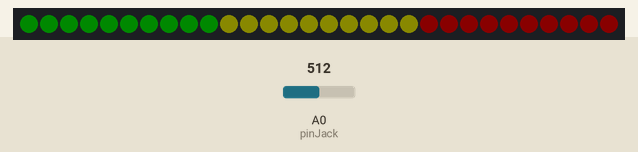
Recording of a sketch running on a simulated Arduino Uno, built with avr-gcc and run on an emulated ATmega328P. Parts: 30 RGB LEDs in strip order, left to right. The test bench sets the inputs (shaded band); at power-on: A0 (pinJack) = 512. Dim RGB values are drawn brighter than linear.

Above: at 1.2 s.
1.3 s: A0 (pinJack) set to 10
At 2.6 s:
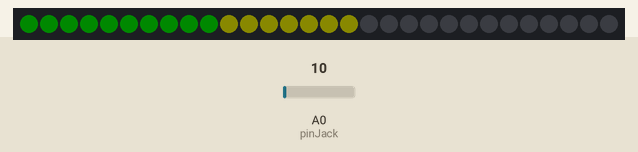
4.3 s: A0 (pinJack) set to 0
At 4.36 s:
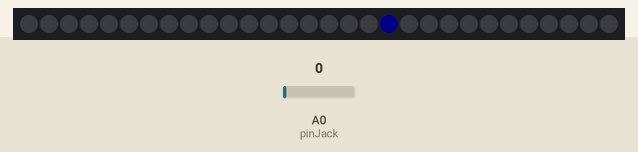
6.1 s: A0 (pinJack) set to 20
At 7.3 s:
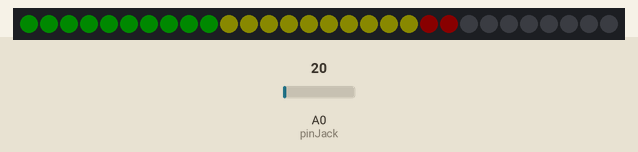
7.6 s: A0 (pinJack) set to 0
At 10.35 s:
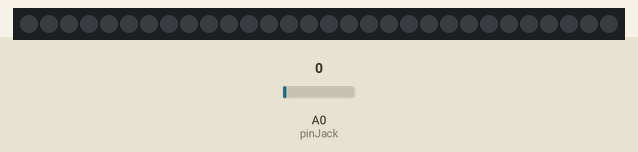
10.6 s: A0 (pinJack) set to 30
At 10.9 s:
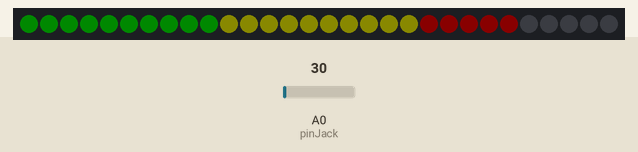
12.1 s: A0 (pinJack) set to 110
At 13.2 s:
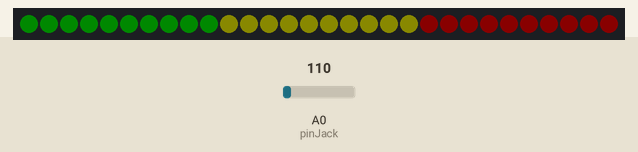
Timing chart, 0 to 14.6 s (numbered marks = the images above; inputs shaded):
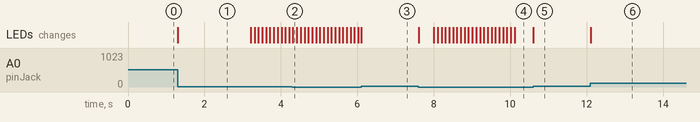

The sketch:

main.ino
```cpp
#include <Adafruit_NeoPixel.h>

const byte pin_LED = 6;
const byte pinJack = A0;
const byte numero_led = 30;
const byte BRILLO = 10;

int valorADC = 0;
int valorActual = 0;
int valorAnterior = 0;

int valorPico = 0;
int valorPicoAnterior = 0;

unsigned long tiempoPico = 0;
unsigned long tiempoCaida = 0;

bool cayendo = false;


Adafruit_NeoPixel tira_LED(numero_led, pin_LED, NEO_GRB + NEO_KHZ800);


void setup() {
  tira_LED.begin();///INICIALIZAMOS LA TIRA LED
}

void loop() {
  valorADC = 20*log(analogRead(pinJack) + 1);//Leemos el valor del puerto analógico y lo convertimos a escala logaritmica
  valorActual = map(valorADC, 0, 81, 0, numero_led);//El valor máximo de valorADC es 60, que corresponde al valor 1000 de lectura del pinJack

  ///-------Si el valor actual leido por el puerto ADC es mayor que el últimao valorPico
  if(valorActual >= valorPico){
    valorPico = valorActual;//Actualizamos la variable valorPico con el nuevo pico
    tiempoPico = millis();//Tomamos el momento en el que se actualizó el nuevo LED pico
    cayendo = false;//bajamos la bandera de que  está cayendo porque estamos subiendo
  }
  ////---Siempre el led pico sea mayor que cero lo tendremos encendido ----////
  if(valorPico>=0){
    if(valorPicoAnterior<valorActual){//si el valor pico anterior es menor que el valor leido actualmente por el ADC, tendremos que devolver ese LED al color que le corresponde
      if(valorPicoAnterior<10) tira_LED.setPixelColor(valorPicoAnterior, tira_LED.Color(0,BRILLO, 0));
      else if(valorPicoAnterior<20) tira_LED.setPixelColor(valorPicoAnterior, tira_LED.Color(BRILLO,BRILLO, 0));
      else tira_LED.setPixelColor(valorPicoAnterior, tira_LED.Color(BRILLO,0, 0));
    }
    else tira_LED.setPixelColor(valorPicoAnterior, tira_LED.Color(0, 0, 0));//Si el valor pico anterior es mayor o igual que el valor actual leido por el ADC, apagaremos el pico anterior porque habrá un pico nuevo
    tira_LED.setPixelColor(valorPico, tira_LED.Color(0, 0, BRILLO));
  }
  //---Si el led pico es menor a 0, lo tendremos apagado----////
  else tira_LED.setPixelColor(valorPico, tira_LED.Color(0, 0, 0));

  ///---Si el valor actual leido del puerto analógico es mayor que el anterior, tendremos que encender los LED´s que faltan por encender---//
  if(valorActual>valorAnterior){
    for(int i=valorAnterior; i<valorActual; i++){
      if(i<10) tira_LED.setPixelColor(i, tira_LED.Color(0,BRILLO, 0));
      else if(i<20) tira_LED.setPixelColor(i, tira_LED.Color(BRILLO,BRILLO, 0));
      else tira_LED.setPixelColor(i, tira_LED.Color(BRILLO,0, 0));
    }
  }
  ///---Si el valor actual leido del puerto analógico es menor que el anterior, tendremos que apagar los LED´s que sobren----////
  else{
    for(int i=valorAnterior; i>=valorActual; i--){
      tira_LED.setPixelColor(i, tira_LED.Color(0,0,0));
    }
  }


  //--VAMOS AHORA CON EL TIEMPO QUE VA A ESTAR CAYENDO EL LED PICO---///
  if(!cayendo){//Si no está cayendo el LED
    if(millis() - tiempoPico >= 300){///Si han pasado 500 ms desde que se encendió el nuevo LED
      tiempoCaida = millis();//Guardamos el tiempo en el que ha empezado a caer el LED
      cayendo = true;//Levantamos la bandera de que esta cayendo
    }
  }
  else{// Si sí está cayendo el LED
    if(millis() - tiempoCaida >= 100){//Si han pasado 100 ms
      valorPicoAnterior = valorPico;
      tiempoCaida = millis();//Guardamos el instante de tiempo en el que sigue decrementamos el valorPico
      valorPico--;//Decrementamos el valor pico
      if(valorPico<0) cayendo = false;
    }
  }
  tira_LED.show();
  valorAnterior = valorActual;//Guardamos el último valor leido en una variable antes de guardar el nuevo valor leido por el puerto analógico
  //valorPicoAnterior = valorPico;
}
```

Measured:
- after the input at 1.3 s, the LEDs: change at once (image 1)
- after the input at 4.3 s, the LEDs: change at once (image 2)
- after the input at 6.1 s, the LEDs: change at once (image 3)
- after the input at 7.6 s, the LEDs: change at once (image 4)
- after the input at 10.6 s, the LEDs: first change at once (image 5 shows a later state)
- after the input at 12.1 s, the LEDs: change at once (image 6)
